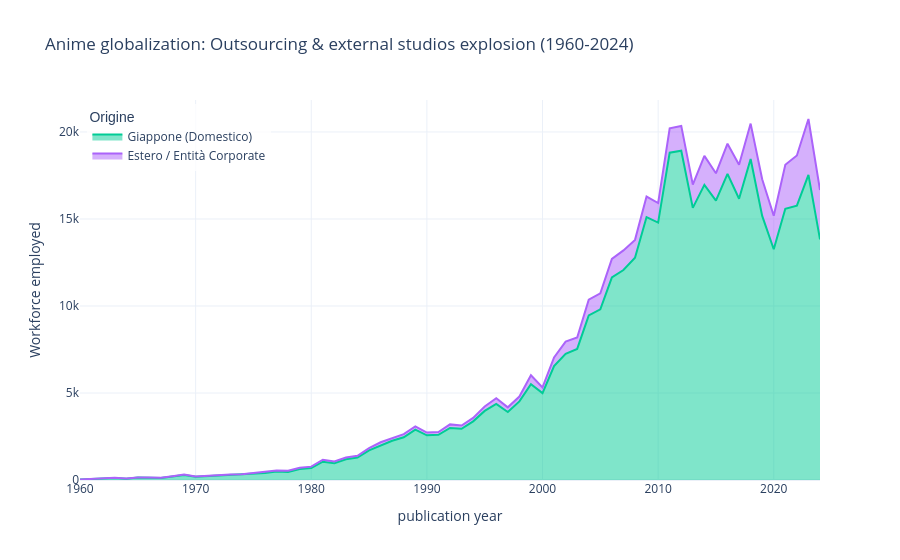

Notebook code for this chart:
### Markdown cell above
Massive outsourcing to deal with television and streaming deadlines that are impossibile for a single local studio?

### Code cell
anime_globalization_outsourcing(person_details, person_anime_works, details)

### Figure 1 — Plotly figure (JSON) as saved in the notebook; plotly's stock layout.template omitted (floating-point values rounded to 4 significant figures)
{"data": [{"fillpattern": {"shape": ""}, "hovertemplate": "Origine=Giappone (Domestico)<br>publication year=%{x}<br>Workforce employed=%{y}<extra></extra>", "legendgroup": "Giappone (Domestico)", "line": {"color": "#00cc96"}, "marker": {"symbol": "circle"}, "mode": "lines", "name": "Giappone (Domestico)", "orientation": "v", "showlegend": true, "stackgroup": "1", "type": "scatter", "x": [1960, 1961, 1962, 1963, 1964, 1965, 1966, 1967, 1968, 1969, 1970, 1971, 1972, 1973, 1974, 1975, 1976, 1977, 1978, 1979, 1980, 1981, 1982, 1983, 1984, 1985, 1986, 1987, 1988, 1989, 1990, 1991, 1992, 1993, 1994, 1995, 1996, 1997, 1998, 1999, 2000, 2001, 2002, 2003, 2004, 2005, 2006, 2007, 2008, 2009, 2010, 2011, 2012, 2013, 2014, 2015, 2016, 2017, 2018, 2019, 2020, 2021, 2022, 2023, 2024], "xaxis": "x", "y": [28, 56, 61, 121, 77, 137, 126, 122, 206, 280, 183, 219, 270, 292, 302, 346, 397, 483, 465, 625, 693, 1053, 966, 1196, 1287, 1703, 2001, 2252, 2456, 2892, 2569, 2598, 2993, 2945, 3371, 3971, 4367, 3910, 4519, 5501, 4996, 6551, 7251, 7533, 9459, 9808, 11648, 12070, 12774, 15111, 14795, 18812, 18925, 15638, 16958, 16053, 17588, 16161, 18443, 15179, 13261, 15587, 15769, 17534, 13825], "yaxis": "y"}, {"fillpattern": {"shape": ""}, "hovertemplate": "Origine=Estero / Entità Corporate<br>publication year=%{x}<br>Workforce employed=%{y}<extra></extra>", "legendgroup": "Estero / Entità Corporate", "line": {"color": "#ab63fa"}, "marker": {"symbol": "circle"}, "mode": "lines", "name": "Estero / Entità Corporate", "orientation": "v", "showlegend": true, "stackgroup": "1", "type": "scatter", "x": [1960, 1961, 1962, 1963, 1964, 1965, 1966, 1967, 1968, 1969, 1970, 1971, 1972, 1973, 1974, 1975, 1976, 1977, 1978, 1979, 1980, 1981, 1982, 1983, 1984, 1985, 1986, 1987, 1988, 1989, 1990, 1991, 1992, 1993, 1994, 1995, 1996, 1997, 1998, 1999, 2000, 2001, 2002, 2003, 2004, 2005, 2006, 2007, 2008, 2009, 2010, 2011, 2012, 2013, 2014, 2015, 2016, 2017, 2018, 2019, 2020, 2021, 2022, 2023, 2024], "xaxis": "x", "y": [4, 4, 5, 7, 9, 13, 20, 13, 16, 31, 16, 27, 35, 31, 34, 52, 54, 68, 71, 76, 75, 112, 99, 97, 103, 125, 167, 165, 183, 188, 156, 159, 203, 184, 198, 256, 329, 265, 276, 522, 329, 492, 700, 660, 900, 918, 1062, 1123, 1025, 1176, 1122, 1402, 1423, 1334, 1667, 1574, 1737, 1954, 2040, 2103, 1923, 2531, 2878, 3212, 2839], "yaxis": "y"}], "layout": {"hovermode": "x unified", "legend": {"bgcolor": "rgba(255, 255, 255, 0.8)", "title": {"font": {"family": "Arial"}, "text": "Origine"}, "tracegroupgap": 0, "x": 0.01, "xanchor": "left", "y": 0.99, "yanchor": "top"}, "title": {"text": "Anime globalization: Outsourcing & external studios explosion (1960-2024)"}, "xaxis": {"anchor": "y", "domain": [0, 1], "title": {"text": "publication year"}}, "yaxis": {"anchor": "x", "domain": [0, 1], "title": {"text": "Workforce employed"}}}}
